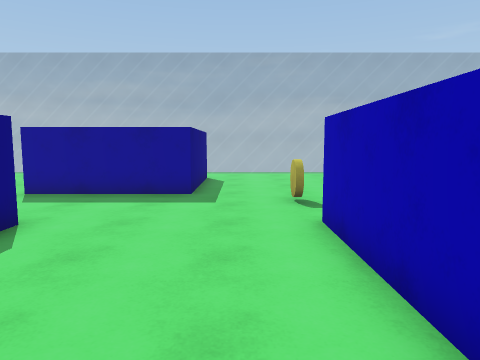
View 1 (above)

22 first-person views from a walk through a scene from a Unity 3-D project. The camera is 1.5 m above the floor, tilts 6° down and sees 70° across. The floor is counted in squares, 1 m on a side. Each view is taken from the middle of a square. On the plan, view 1 faces up. The plan holds only what a view shows up to about 16 squares ahead; the rest is blank. The player character is not drawn.

View 2
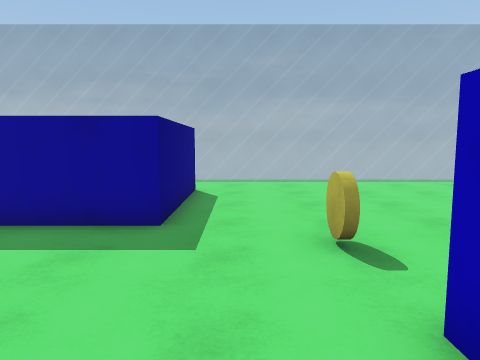

View 3
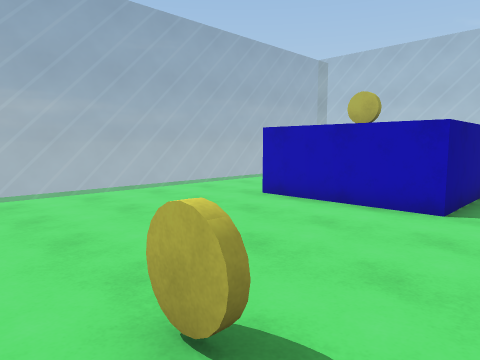

View 4
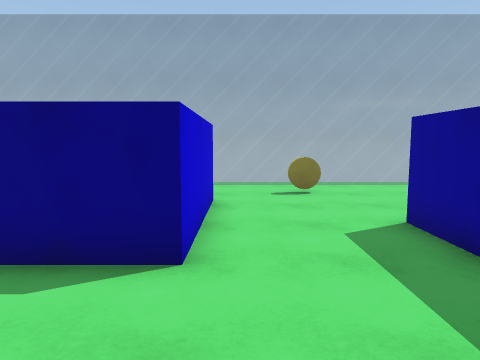

View 5
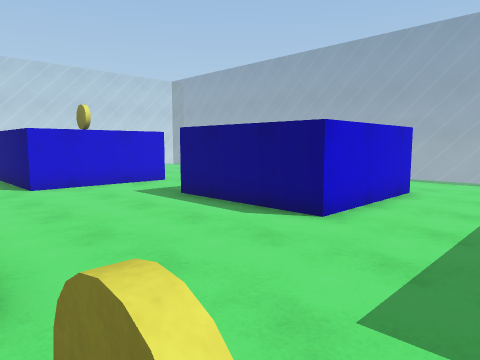

View 6
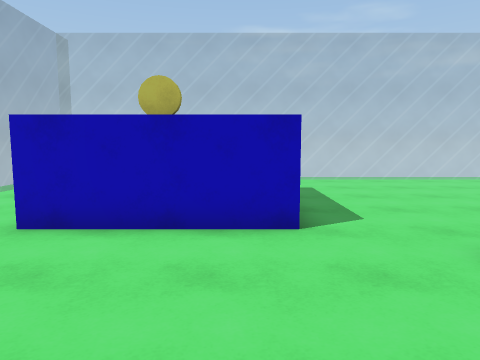

View 7
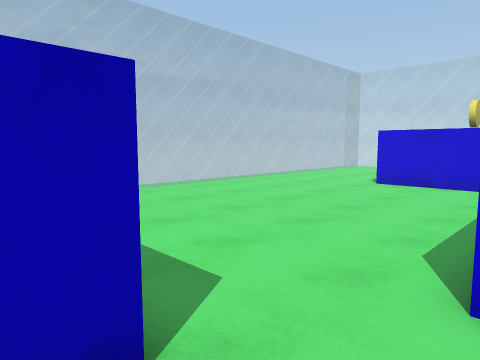

View 8
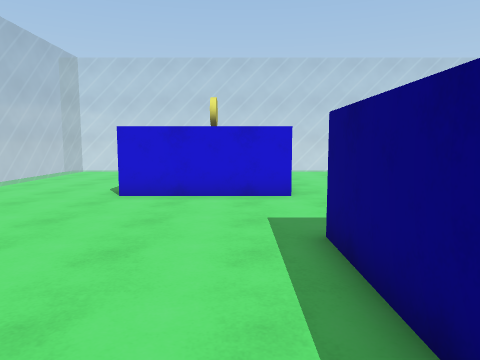

View 9
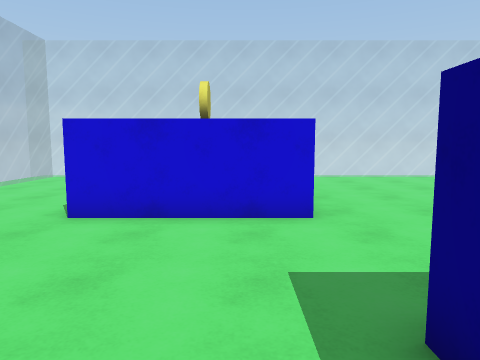

View 10
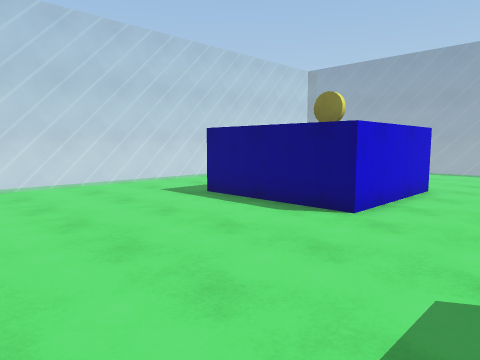

View 11
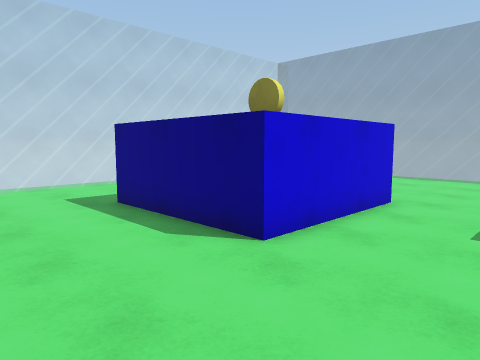

View 12
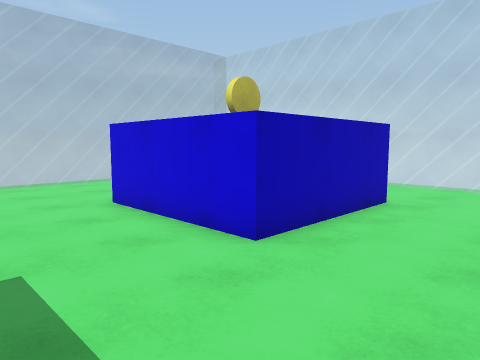

View 13
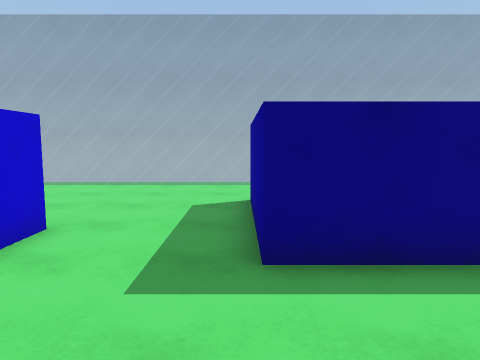

View 14
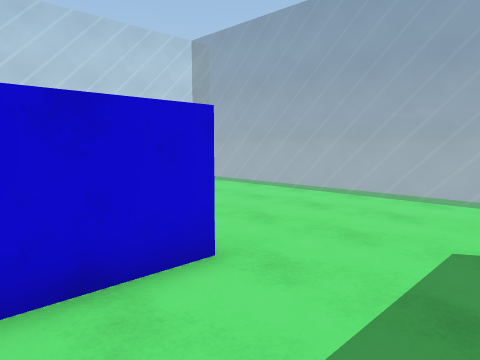

View 15
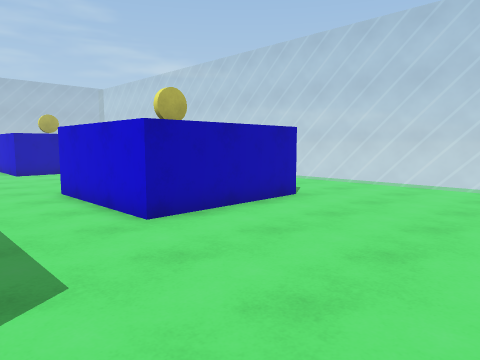

View 16
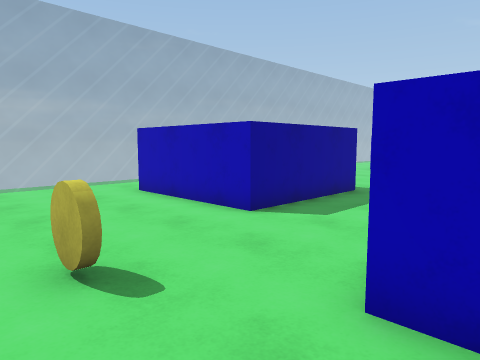

View 17
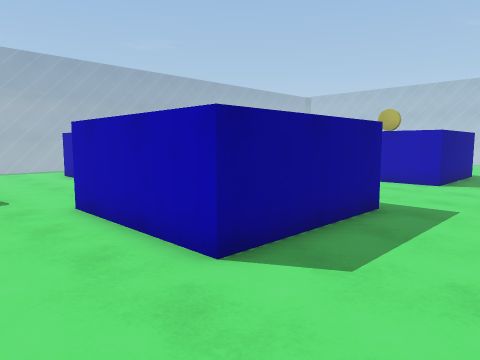

View 18
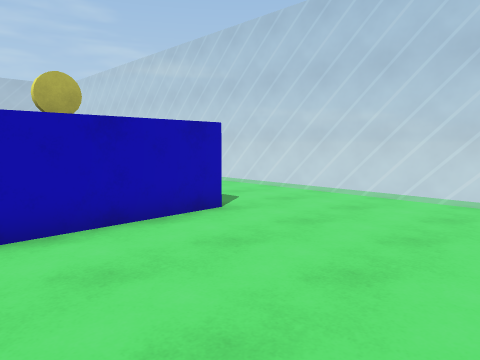

View 19
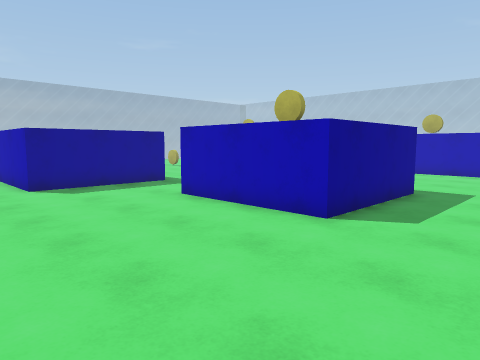

View 20
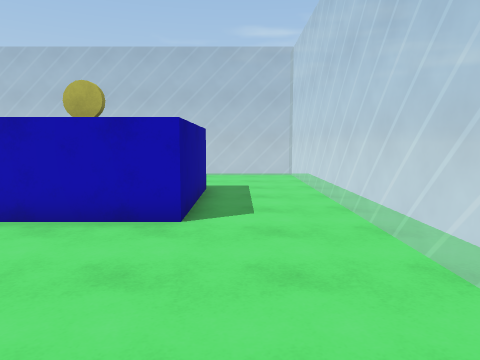

View 21
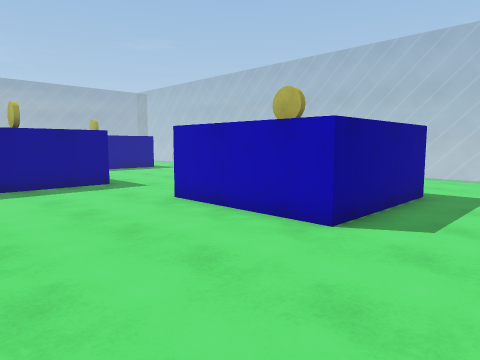

View 22
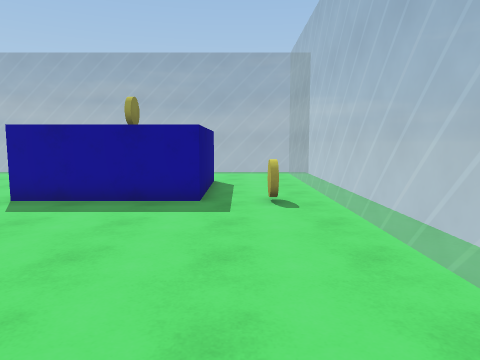

### Floor plan
Key: @ floor where view 1 was taken; # wall or solid block; . floor; = window, fence, low wall or low ledge; C yellow coin.
Columns run from 13 left of view 1 to 18 right of it. Each row starts with its distance up from view 1.
 19     =====   ============
 18     =====   =============
 17    .....    ...............
 16    .....    ............. ....==
 15    ....#   #............  ....==
 14    ....#   #.........#    #...==
 13 =......#   #.........#    #...==
 12 =......#   #.........#    #...==
 11 =......#   #.........#    #...==
 10 =......#####.........#    #...==
  9 =.C...........CC.....######.C.==
  8 =.............................==
  7 =................  ...........==
  6 =...######.....#   #..........==
  5  ...#    #.....#   #..........==
  4   ..#    #.....#   #..........==
  3   ..#    #.....#   #..........==
  2   ..#   ##.....#####..........==
  1 =...#####.....................==
  0 =............@................==
 -1 =.............................==
 -2 =.............................==
 -3 =......######.......#####.....==
 -4 =......#    #.......#    .....==
 -5 =......#    #.......#    .....==
 -6 =......#    #.......#     ....==
 -7 =......######.......#     ....==
 -8 =...................#####.....==
 -9 =.............................==
-10 = ............................=
-11  . ...........................==
-12    =============================

Positions as (right, up) in squares from view 1, and headings:
1: (0, 0), facing up
2: (0, 4), facing up
3: (0, 7), facing up-right
4: (0, 7), facing left
5: (2, 10), facing down-left
6: (2, 10), facing right
7: (6, 10), facing down-right
8: (8, 7), facing down
9: (8, 4), facing down
10: (6, 1), facing down-left
11: (3, 1), facing down-left
12: (3, 1), facing down-right
13: (0, 1), facing left
14: (-3, 1), facing down-left
15: (-12, 1), facing down-right
16: (-12, 5), facing up-right
17: (-12, -2), facing up-right
18: (-12, -2), facing down-right
19: (-12, -11), facing up-right
20: (0, -9), facing right
21: (1, -11), facing up-right
22: (14, 0), facing up
